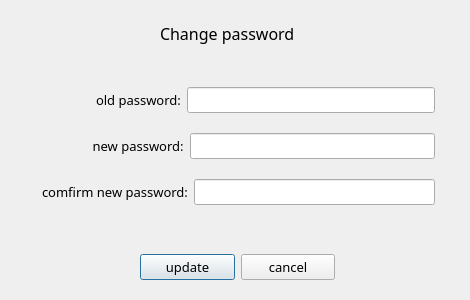
<?xml version="1.0" encoding="UTF-8"?>
<ui version="4.0">
 <class>Uppwd</class>
 <widget class="QDialog" name="Uppwd">
  <property name="geometry">
   <rect>
    <x>0</x>
    <y>0</y>
    <width>470</width>
    <height>300</height>
   </rect>
  </property>
  <property name="windowTitle">
   <string>update</string>
  </property>
  <widget class="QLabel" name="label_4">
   <property name="geometry">
    <rect>
     <x>160</x>
     <y>20</y>
     <width>170</width>
     <height>27</height>
    </rect>
   </property>
   <property name="font">
    <font>
     <family>微软雅黑</family>
     <pointsize>12</pointsize>
    </font>
   </property>
   <property name="text">
    <string>Change password</string>
   </property>
  </widget>
  <widget class="QWidget" name="layoutWidget">
   <property name="geometry">
    <rect>
     <x>140</x>
     <y>250</y>
     <width>195</width>
     <height>34</height>
    </rect>
   </property>
   <property name="font">
    <font>
     <family>微软雅黑</family>
     <pointsize>10</pointsize>
    </font>
   </property>
   <layout class="QHBoxLayout" name="horizontalLayout_4">
    <item>
     <widget class="QPushButton" name="updateBtn">
      <property name="font">
       <font>
        <family>微软雅黑</family>
        <pointsize>10</pointsize>
       </font>
      </property>
      <property name="text">
       <string>update</string>
      </property>
     </widget>
    </item>
    <item>
     <widget class="QPushButton" name="cancelBtn">
      <property name="font">
       <font>
        <family>微软雅黑</family>
        <pointsize>10</pointsize>
       </font>
      </property>
      <property name="text">
       <string>cancel</string>
      </property>
     </widget>
    </item>
   </layout>
  </widget>
  <widget class="QWidget" name="layoutWidget">
   <property name="geometry">
    <rect>
     <x>42</x>
     <y>73</y>
     <width>393</width>
     <height>147</height>
    </rect>
   </property>
   <layout class="QVBoxLayout" name="verticalLayout">
    <item>
     <layout class="QHBoxLayout" name="horizontalLayout">
      <item>
       <widget class="QLabel" name="label">
        <property name="font">
         <font>
          <family>微软雅黑</family>
          <pointsize>10</pointsize>
         </font>
        </property>
        <property name="text">
         <string>                old password:</string>
        </property>
       </widget>
      </item>
      <item>
       <widget class="QLineEdit" name="oldEdit">
        <property name="font">
         <font>
          <family>微软雅黑</family>
          <pointsize>10</pointsize>
         </font>
        </property>
       </widget>
      </item>
     </layout>
    </item>
    <item>
     <layout class="QHBoxLayout" name="horizontalLayout_2">
      <item>
       <widget class="QLabel" name="label_2">
        <property name="font">
         <font>
          <family>微软雅黑</family>
          <pointsize>10</pointsize>
         </font>
        </property>
        <property name="text">
         <string>               new password:</string>
        </property>
       </widget>
      </item>
      <item>
       <widget class="QLineEdit" name="newEdit">
        <property name="font">
         <font>
          <family>微软雅黑</family>
          <pointsize>10</pointsize>
         </font>
        </property>
       </widget>
      </item>
     </layout>
    </item>
    <item>
     <layout class="QHBoxLayout" name="horizontalLayout_5">
      <item>
       <widget class="QLabel" name="label_3">
        <property name="font">
         <font>
          <family>微软雅黑</family>
          <pointsize>10</pointsize>
         </font>
        </property>
        <property name="text">
         <string>comfirm new password:</string>
        </property>
       </widget>
      </item>
      <item>
       <widget class="QLineEdit" name="firmEdit">
        <property name="font">
         <font>
          <family>微软雅黑</family>
          <pointsize>10</pointsize>
         </font>
        </property>
       </widget>
      </item>
     </layout>
    </item>
   </layout>
  </widget>
 </widget>
 <resources/>
 <connections/>
</ui>
